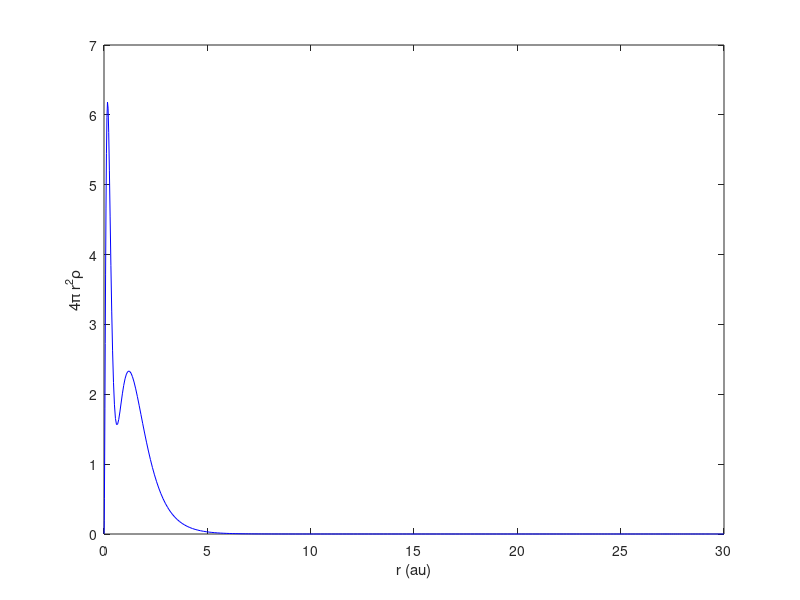

This chart was generated by the following MATLAB code:
% This matlab code computes the ground state energy of carbon (C) atom by
% solving the Kohn-Sham (KS) equation in the local-density-approximation
% (LDA) of the density-functional theory (dft) [1]. 
% The exchange and correlation contribution (E_xc) is computed in the Vosko, Wilk, and
% Nusair (VWN) approximation [2]. The obtained energy value is compared
% with available data [3]. 
%
% The Hamiltonian is approximated with the Legendre pseudo-spectral method
% [4]. The atomic unit (au) is used in the calculation.
%
% Refs: 
% [1] R.G. Parr and W. Yang, Density-Functional Theory of Atoms and Molecules (Oxford University Press, Oxford, 1989);
% [2] S.H. Vosko, L. Wilk, and M. Nusair, Can. J. Phys. 58, 1200 (1980); S.H. Vosko and L. Wilk, Phys. Rev. B 22, 3812 (1980);
% [3] https://www.nist.gov/pml/atomic-reference-data-electronic-structure-calculations.
% [4] Ts Tsogbayar and M Horbatsch 2013 J. Phys. B: At. Mol. Opt. Phys. 46 085004; Tsogbayar Tsednee and Danny L Yeager 2017 Chinese Phys. B 26 083101;  
% https://yorkspace.library.yorku.ca/xmlui/bitstream/handle/10315/28160/Tsednee_Tsogbayar_2014_PhD.pdf?sequence=2
% 
% Written by Tsogbayar Tsednee (PhD)
% Email: tsog215@gmail.com
% July 24, 2023 & University of North Dakota 
%
function [] = C_dft_lda_vwn
%
clear; clc;
format long
%
clear; clc;
Z = 6.;   % charge of berrylium nucleus; 
N = 4*64;   % number of grid point; you may change it
rb = 0.0; % beginning point of coordinate r 
re = 30.; % ending point of coordnate r; you may change it
% unit used here is atomic unit
%%%
itermax = 100; tol = 10^(-8);
alf = 0.55; 
%
a = rb;
b = re;
%
[r,wr,D] = legDC2(N,a,b);
wr = wr(2:N);
r = r(2:N);
D2 = (2/(b-a))^2*D^2;
D2 = D2(2:N,2:N);
%
% [En, rho] = H0_eig_val(D2,wr,r,Z,ns,wf_ind,ell)
[En_1s, rho_1s] = H0_eig_val(D2,wr,r,Z,1,1,0); % ns = 1 & 1s orbital
[En_2s, rho_2s] = H0_eig_val(D2,wr,r,Z,2,2,0); % ns = 2 & 2s orbital
[En_2p, rho_2p] = H0_eig_val(D2,wr,r,Z,1,1,1); % ns = 2 & 2p orbital
%
[En_1s, En_2s, En_2p];
%
rho_old = 2.*rho_1s + 2.*rho_2s + 2.*rho_2p; 
%
x_alpha = 3./4;
%
ac1 = 0.0621814/2;
bc1 = 3.72744;
cc1 = 12.9352;
x0 = -0.10498;
%
n_xc = 1.; % if n_xc = 0, X-lapha; n_xc = 1, LDA-VWN;
%
for iter = 1:itermax
    %
    iter
    rho_ = rho_old;
    %
    f_rhs_11 = -4.*pi.*r.*(rho_./Z); %
%
    u_11 = D2\f_rhs_11;
    u_11 = u_11 + r./(b-a); % for spherical symmetry
    %u_11 = [0; u_11; 0];
    Vpois_11 = u_11./r ;
    %
    V_ex = -(3./pi).^(1/3).*rho_.^(1/3);
    eps_e = x_alpha.*V_ex;
    %%%
    rs = (3./(4.*pi.*rho_)).^(1/3);
    %%%%%%%%%%%%%%%%%%%%%%%%%%%%%%%%%%%%%%%%%%%%
    %%% Vosko-Wilk-Nusair correlation & VWM5
    x = rs.^(1/2);
    Xx = x.^2 + bc1.*x + cc1;
    Xx0 = x0^2 + bc1.*x0 + cc1;
    Q = sqrt(4.*cc1 - bc1^2);
    %
    t2 = Q./(2.*x + bc1);
    t1 = log((x-x0).^2./(Xx)) + (2.*(bc1+2.*x0)./Q).*atan(t2);
    t = log(x.^2./Xx) + (2.*bc1./Q).*atan(t2) - (bc1.*x0.*t1)./Xx0;
    eps_c = ac1.*t;
    V_corr = eps_c - (ac1./3).* (cc1.*(x - x0) - bc1.*x.*x0)./((x-x0).*(rs+bc1.*x+cc1));        
    %%%%%%%%%%%%%%%%%%%%%%%%%%%%%%%%%%%%%%%%%%%%
    %
    %[En, rho_ks]    = H_KS_eig_val(D2,wr,r,Z, ns, wf_ind, ell, Vpois_11,V_ex, V_corr)
    [En_1s, rho_1s_] = H_KS_eig_val(D2,wr,r,Z, 1., 1., 0., Vpois_11,V_ex, n_xc.*V_corr); % KS: 1s orbital
    [En_2s, rho_2s_] = H_KS_eig_val(D2,wr,r,Z, 2., 2., 0., Vpois_11,V_ex, n_xc.*V_corr); % KS: 2s orbital    
    [En_2p, rho_2p_] = H_KS_eig_val(D2,wr,r,Z, 1., 1., 1., Vpois_11,V_ex, n_xc.*V_corr); % KS: 2p orbital        
    %
    rho_new = 2.*rho_1s_ + 2.*rho_2s_ + 2.*rho_2p_;
    %
    rho_n = alf.*rho_new + (1.-alf).*rho_;
    %
    if (abs(rho_n - rho_old) < tol)
        break
    end
    %
    rho_old = rho_n; 

end
%%%
[En_1s, En_2s, En_2p]; % 1s, 2s, 2p orbital energies
%
Vee = sum(wr.*rho_old.*Vpois_11.*r.*r.*4.*pi);
%
E_x = sum(wr.*rho_old.*eps_e.*r.*r.*4.*pi) ;
V_x = sum(wr.*rho_old.*V_ex.*r.*r.*4.*pi) ;
V_c = sum(wr.*rho_old.*V_corr.*r.*r.*4.*pi) ;
E_c = sum(wr.*rho_old.*eps_c.*r.*r.*4.*pi);
%
En_xc = (E_x + n_xc.*E_c) - (V_x + n_xc.*V_c);
%
En_total_gr_au = (2.*En_1s + 2.*En_2s + 2.*En_2p) - 0.5*Z.*Vee + En_xc ;
%
[En_1s, En_2s, En_2p, En_total_gr_au]
% [-9.947718226571375  -0.500866100291089  -0.199185716806009 -37.425748535984255] vs 
% [-9.947718,          -0.500866,          -0.199186,         -37.425749]
% from https://www.nist.gov/pml/atomic-reference-data-electronic-structure-calculations/atomic-reference-data-electronic-7-4
%%%

plot(r, rho_n.*4*pi.*r.^2, 'b')
ylabel('4\pi r^{2}\rho')
xlabel('r (au)')

%%%
return
end

%%%
function [En, rho] = H0_eig_val(D2,wr,r,Z,ns,wf_ind,ell)
%
%%%
H_ham = -0.5.*D2 + diag(ell*(ell+1)./(2.*r.^2)) - diag(Z./r);
[Vec,En] = eig(H_ham);                                     % Eigenvalue problem
En = diag(En);
[foo, ij] = sort(En);
En = En(ij);
%[En(1),En(2),En(3),En(4),En(5)];
%           
Vec = Vec(:,ij);                       % The unnormalized eigenfunctions
V1 = Vec(:,wf_ind);                         % The unnormalized eigenfunction for the ground state,
%V1 = [0.,;V1,;0.];
n_c = sum(wr.*V1.*V1.*4.*pi);
V1 = 1./sqrt(n_c).*V1;
R = V1./r;
rho = R.*R; 
%
En = En(ns);
%%%
return
end
%%%
%%%
function [En, rho_ks] = H_KS_eig_val(D2,wr,r,Z, ns, wf_ind, ell, Vpois_11,V_ex, V_corr)
%
%%%
H_ham = -0.5.*D2 + diag(ell*(ell+1)./(2.*r.^2)) - diag(Z./r) + Z.*diag(Vpois_11) + diag(V_ex) + diag(V_corr);
[Vec,En] = eig(H_ham);                                     % Eigenvalue problem
En = diag(En);
[foo, ij] = sort(En);
En = En(ij);
%[En(1),En(2),En(3),En(4),En(5)];
%           
Vec = Vec(:,ij);                       % The unnormalized eigenfunctions
V1 = Vec(:,wf_ind);                         % The unnormalized eigenfunction for the ground state,
%V1 = [0.,;V1,;0.];
n_c = sum(wr.*V1.*V1.*4.*pi);
V1 = 1./sqrt(n_c).*V1;
R = V1./r;
rho_ks = R.*R; 
%
En = En(ns);
%%%
return
end
%%%
%%%
        function [xi,w,D]=legDC2(N,a,b)
            
            %%%%%%%%%%%%%%%%%%%%%%%%%%%%%%%%%%%%%%%%%%%%%%%%%%%%%%%%%%%%%%%%%%%%%%%%%%%%%%%%
            %
            % legDc.m
            %
            % Computes the Legendre differentiation matrix with collocation at the
            % Legendre-Gauss-Lobatto nodes.
            %
            % Reference:
            %   C. Canuto, M. Y. Hussaini, A. Quarteroni, T. A. Tang, "Spectral Methods
            %   in Fluid Dynamics," Section 2.3. Springer-Verlag 1987
            %
            % Written by Greg von Winckel - 05/26/2004
            % Contact: gregvw@chtm.unm.edu
            %
            %%%%%%%%%%%%%%%%%%%%%%%%%%%%%%%%%%%%%%%%%%%%%%%%%%%%%%%%%%%%%%%%%%%%%%%%%%%%%%%%
            
            
            % Truncation + 1
            N1=N+1;
            
            % CGL nodes
            xc=cos(pi*(0:N)/N)';
            
            % Uniform nodes
            xu=linspace(-1,1,N1)';
            
            % Make a close first guess to reduce iterations
            if N<3
                x=xc;
            else
                x=xc+sin(pi*xu)./(4*N);
            end
            
            % The Legendre Vandermonde Matrix
            P=zeros(N1,N1);
            
            % Compute P_(N) using the recursion relation
            % Compute its first and second derivatives and
            % update x using the Newton-Raphson method.
            
            xold=2;
            while max(abs(x-xold))>eps
                
                xold=x;
                
                P(:,1)=1;    P(:,2)=x;
                
                for k=2:N
                    P(:,k+1)=( (2*k-1)*x.*P(:,k)-(k-1)*P(:,k-1) )/k;
                end
                
                x=xold-( x.*P(:,N1)-P(:,N) )./( N1*P(:,N1) );
            end
            
            X=repmat(x,1,N1);
            Xdiff=X-X'+eye(N1);
            
            L=repmat(P(:,N1),1,N1);
            L(1:(N1+1):N1*N1)=1;
            D=(L./(Xdiff.*L'));
            D(1:(N1+1):N1*N1)=0;
            D(1)=(N1*N)/4;
            D(N1*N1)=-(N1*N)/4;
            
            % Linear map from[-1,1] to [a,b]
            xi=(a*(1-x)+b*(1+x))/2;        % added by Tsogbayar Tsednee
            
            % Compute the weights
            w=(b-a)./(N*N1*P(:,N1).^2);    % added by Tsogbayar Tsednee
            
        end

